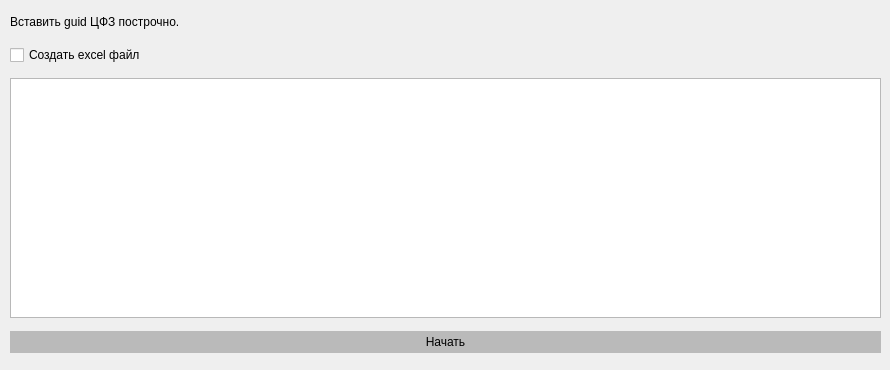
      <widget class="QWidget" name="tab_10">
       <attribute name="title">
        <string>Проверка касс и витрин</string>
       </attribute>
       <widget class="QWidget" name="gridLayoutWidget_3">
        <property name="geometry">
         <rect>
          <x>10</x>
          <y>0</y>
          <width>871</width>
          <height>361</height>
         </rect>
        </property>
        <layout class="QGridLayout" name="gridLayout_8">
         <item row="3" column="1">
          <widget class="QPushButton" name="start_8">
           <property name="styleSheet">
            <string notr="true">background-color: rgb(186, 186, 186);
border: 4px solid rgb(186, 186, 186);</string>
           </property>
           <property name="text">
            <string>Начать</string>
           </property>
          </widget>
         </item>
         <item row="0" column="1">
          <widget class="QLabel" name="label_49">
           <property name="minimumSize">
            <size>
             <width>0</width>
             <height>25</height>
            </size>
           </property>
           <property name="maximumSize">
            <size>
             <width>16777215</width>
             <height>20</height>
            </size>
           </property>
           <property name="text">
            <string>Вставить guid ЦФЗ построчно.</string>
           </property>
          </widget>
         </item>
         <item row="1" column="1">
          <widget class="QCheckBox" name="checkBox_4">
           <property name="text">
            <string>Создать excel файл</string>
           </property>
          </widget>
         </item>
         <item row="2" column="1">
          <widget class="QPlainTextEdit" name="plainTextEdit">
           <property name="minimumSize">
            <size>
             <width>0</width>
             <height>240</height>
            </size>
           </property>
           <property name="maximumSize">
            <size>
             <width>16777215</width>
             <height>240</height>
            </size>
           </property>
          </widget>
         </item>
        </layout>
       </widget>
      </widget>
